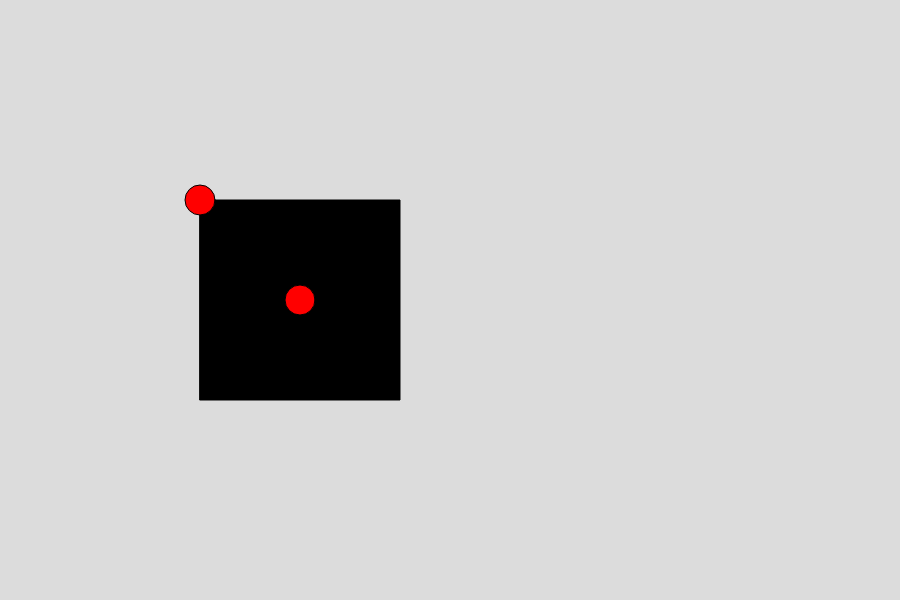
Frame 1 (no input)
Frame 60 (no input): identical to frame 1, image omitted
Frame 120 (the mouse pressed at the canvas centre since frame 60): identical to frame 1, image omitted

The p5.js sketch that drew this single still picture (run headless with seeded random() and noise() and a simulated clock; from frame 60 on, the mouse is pressed at the canvas centre):

// p5.js sketch
// ── sketch.js
function setup() {
    createCanvas(900, 600);
}

function draw() {
    background(220);
    fill(0);
    translate(200, 200);
    rect(0, 0, 200, 200);

    fill(255, 0, 0);
    translate(100, 100);
    ellipse(0, 0, 30, 30);

    translate(-100, -100);
    ellipse(0, 0, 30, 30);
} 
